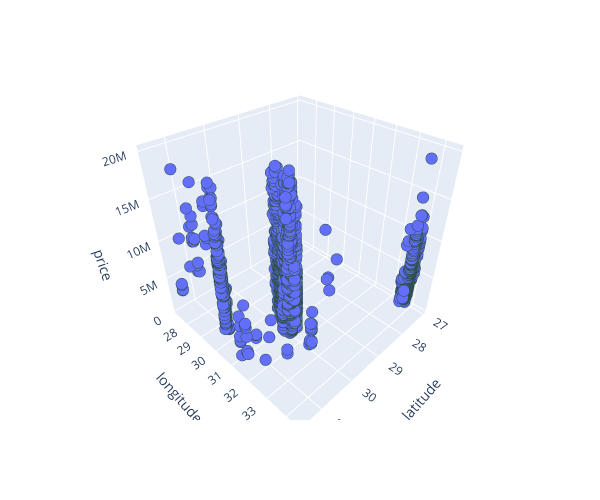

Here is the notebook cell this chart was saved with:
### Code cell
# Create 3D scatter plot
fig = px.scatter_3d(
    data,
    x= "Lat",
    y= "Lon",
    z= "Price",
    labels={"Lon": "longitude", "Lat": "latitude", "Price": "price"},
    width=600,
    height=500,
)

# Refine formatting
fig.update_traces(
    marker={"size": 4, "line": {"width": 2, "color": "DarkSlateGrey"}},
    selector={"mode": "markers"},
)

# Display figure
fig.show()

### Figure 1 — Plotly figure (JSON) as saved in the notebook; plotly's stock layout.template omitted (floating-point values rounded to 4 significant figures; data arrays with more than 128 entries replaced by an {"elided": "..."} marker saying what was removed)
{"data": [{"hovertemplate": "latitude=%{x}<br>longitude=%{y}<br>price=%{z}<extra></extra>", "legendgroup": "", "marker": {"color": "#636efa", "line": {"color": "DarkSlateGrey", "width": 2}, "size": 4, "symbol": "circle"}, "mode": "markers", "name": "", "scene": "scene", "showlegend": false, "type": "scatter3d", "x": {"elided": "7512 float values"}, "y": {"elided": "7512 float values"}, "z": {"elided": "7512 int values"}}], "layout": {"height": 500, "legend": {"tracegroupgap": 0}, "margin": {"t": 60}, "scene": {"domain": {"x": [0, 1], "y": [0, 1]}, "xaxis": {"title": {"text": "latitude"}}, "yaxis": {"title": {"text": "longitude"}}, "zaxis": {"title": {"text": "price"}}}, "width": 600}}
